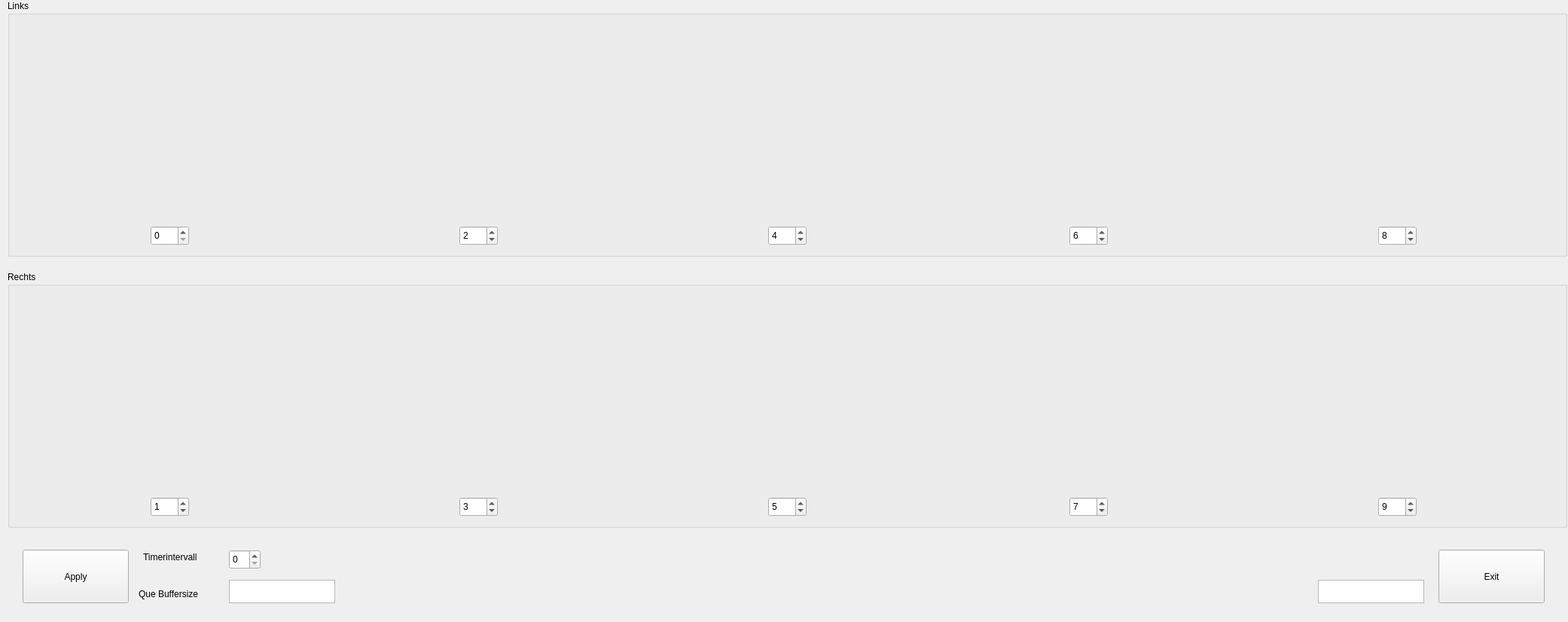
<?xml version="1.0" encoding="UTF-8"?>
<ui version="4.0">
 <class>C_frm_camera_positioning</class>
 <widget class="QMainWindow" name="C_frm_camera_positioning">
  <property name="geometry">
   <rect>
    <x>0</x>
    <y>0</y>
    <width>2082</width>
    <height>826</height>
   </rect>
  </property>
  <property name="windowTitle">
   <string>Dialog</string>
  </property>
  <widget class="QWidget" name="centralwidget">
   <widget class="QTextEdit" name="txb_zaehler">
    <property name="geometry">
     <rect>
      <x>1750</x>
      <y>770</y>
      <width>141</width>
      <height>31</height>
     </rect>
    </property>
   </widget>
   <widget class="QPushButton" name="bt_exit">
    <property name="geometry">
     <rect>
      <x>1910</x>
      <y>730</y>
      <width>141</width>
      <height>71</height>
     </rect>
    </property>
    <property name="text">
     <string>Exit</string>
    </property>
   </widget>
   <widget class="QGroupBox" name="groupBox">
    <property name="geometry">
     <rect>
      <x>10</x>
      <y>0</y>
      <width>2071</width>
      <height>341</height>
     </rect>
    </property>
    <property name="title">
     <string>Links</string>
    </property>
    <widget class="QLabel" name="lbl_cam_0">
     <property name="geometry">
      <rect>
       <x>10</x>
       <y>30</y>
       <width>410</width>
       <height>235</height>
      </rect>
     </property>
     <property name="text">
      <string/>
     </property>
    </widget>
    <widget class="QLabel" name="lbl_cam_2">
     <property name="geometry">
      <rect>
       <x>420</x>
       <y>30</y>
       <width>410</width>
       <height>235</height>
      </rect>
     </property>
     <property name="text">
      <string/>
     </property>
    </widget>
    <widget class="QLabel" name="lbl_cam_4">
     <property name="geometry">
      <rect>
       <x>830</x>
       <y>30</y>
       <width>410</width>
       <height>235</height>
      </rect>
     </property>
     <property name="text">
      <string/>
     </property>
    </widget>
    <widget class="QSpinBox" name="num_cam_0">
     <property name="geometry">
      <rect>
       <x>190</x>
       <y>300</y>
       <width>51</width>
       <height>26</height>
      </rect>
     </property>
    </widget>
    <widget class="QSpinBox" name="num_cam_2">
     <property name="geometry">
      <rect>
       <x>600</x>
       <y>300</y>
       <width>51</width>
       <height>26</height>
      </rect>
     </property>
     <property name="value">
      <number>2</number>
     </property>
    </widget>
    <widget class="QSpinBox" name="num_cam_4">
     <property name="geometry">
      <rect>
       <x>1010</x>
       <y>300</y>
       <width>51</width>
       <height>26</height>
      </rect>
     </property>
     <property name="value">
      <number>4</number>
     </property>
    </widget>
    <widget class="QLabel" name="lbl_cam_6">
     <property name="geometry">
      <rect>
       <x>1230</x>
       <y>30</y>
       <width>410</width>
       <height>235</height>
      </rect>
     </property>
     <property name="text">
      <string/>
     </property>
    </widget>
    <widget class="QSpinBox" name="num_cam_6">
     <property name="geometry">
      <rect>
       <x>1410</x>
       <y>300</y>
       <width>51</width>
       <height>26</height>
      </rect>
     </property>
     <property name="value">
      <number>6</number>
     </property>
    </widget>
    <widget class="QLabel" name="lbl_cam_8">
     <property name="geometry">
      <rect>
       <x>1640</x>
       <y>30</y>
       <width>410</width>
       <height>235</height>
      </rect>
     </property>
     <property name="text">
      <string/>
     </property>
    </widget>
    <widget class="QSpinBox" name="num_cam_7">
     <property name="geometry">
      <rect>
       <x>1820</x>
       <y>300</y>
       <width>51</width>
       <height>26</height>
      </rect>
     </property>
     <property name="value">
      <number>8</number>
     </property>
    </widget>
   </widget>
   <widget class="QGroupBox" name="groupBox_2">
    <property name="geometry">
     <rect>
      <x>10</x>
      <y>360</y>
      <width>2071</width>
      <height>341</height>
     </rect>
    </property>
    <property name="title">
     <string>Rechts</string>
    </property>
    <widget class="QLabel" name="lbl_cam_1">
     <property name="geometry">
      <rect>
       <x>10</x>
       <y>30</y>
       <width>410</width>
       <height>235</height>
      </rect>
     </property>
     <property name="text">
      <string/>
     </property>
    </widget>
    <widget class="QLabel" name="lbl_cam_3">
     <property name="geometry">
      <rect>
       <x>420</x>
       <y>30</y>
       <width>410</width>
       <height>235</height>
      </rect>
     </property>
     <property name="text">
      <string/>
     </property>
    </widget>
    <widget class="QLabel" name="lbl_cam_5">
     <property name="geometry">
      <rect>
       <x>830</x>
       <y>30</y>
       <width>410</width>
       <height>235</height>
      </rect>
     </property>
     <property name="text">
      <string/>
     </property>
    </widget>
    <widget class="QSpinBox" name="num_cam_1">
     <property name="geometry">
      <rect>
       <x>190</x>
       <y>300</y>
       <width>51</width>
       <height>26</height>
      </rect>
     </property>
     <property name="value">
      <number>1</number>
     </property>
    </widget>
    <widget class="QSpinBox" name="num_cam_3">
     <property name="geometry">
      <rect>
       <x>600</x>
       <y>300</y>
       <width>51</width>
       <height>26</height>
      </rect>
     </property>
     <property name="value">
      <number>3</number>
     </property>
    </widget>
    <widget class="QSpinBox" name="num_cam_5">
     <property name="geometry">
      <rect>
       <x>1010</x>
       <y>300</y>
       <width>51</width>
       <height>26</height>
      </rect>
     </property>
     <property name="value">
      <number>5</number>
     </property>
    </widget>
    <widget class="QLabel" name="lbl_cam_9">
     <property name="geometry">
      <rect>
       <x>1650</x>
       <y>30</y>
       <width>410</width>
       <height>235</height>
      </rect>
     </property>
     <property name="text">
      <string/>
     </property>
    </widget>
    <widget class="QLabel" name="lbl_cam_7">
     <property name="geometry">
      <rect>
       <x>1230</x>
       <y>30</y>
       <width>410</width>
       <height>235</height>
      </rect>
     </property>
     <property name="text">
      <string/>
     </property>
    </widget>
    <widget class="QSpinBox" name="num_cam_8">
     <property name="geometry">
      <rect>
       <x>1820</x>
       <y>300</y>
       <width>51</width>
       <height>26</height>
      </rect>
     </property>
     <property name="value">
      <number>9</number>
     </property>
    </widget>
    <widget class="QSpinBox" name="num_cam_9">
     <property name="geometry">
      <rect>
       <x>1410</x>
       <y>300</y>
       <width>51</width>
       <height>26</height>
      </rect>
     </property>
     <property name="value">
      <number>7</number>
     </property>
    </widget>
   </widget>
   <widget class="QPushButton" name="bt_apply">
    <property name="geometry">
     <rect>
      <x>30</x>
      <y>730</y>
      <width>141</width>
      <height>71</height>
     </rect>
    </property>
    <property name="text">
     <string>Apply</string>
    </property>
   </widget>
   <widget class="QTextEdit" name="txb_queBuffer">
    <property name="geometry">
     <rect>
      <x>304</x>
      <y>770</y>
      <width>141</width>
      <height>31</height>
     </rect>
    </property>
   </widget>
   <widget class="QSpinBox" name="numTimerIntervall">
    <property name="geometry">
     <rect>
      <x>304</x>
      <y>730</y>
      <width>42</width>
      <height>26</height>
     </rect>
    </property>
   </widget>
   <widget class="QLabel" name="label">
    <property name="geometry">
     <rect>
      <x>184</x>
      <y>780</y>
      <width>111</width>
      <height>17</height>
     </rect>
    </property>
    <property name="text">
     <string>Que Buffersize</string>
    </property>
   </widget>
   <widget class="QLabel" name="label_2">
    <property name="geometry">
     <rect>
      <x>190</x>
      <y>730</y>
      <width>101</width>
      <height>20</height>
     </rect>
    </property>
    <property name="text">
     <string>Timerintervall</string>
    </property>
   </widget>
  </widget>
 </widget>
 <resources/>
 <connections/>
</ui>
